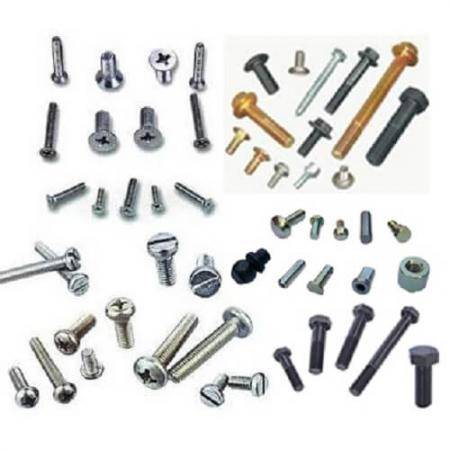
#> input picture Resources/fasteners.jpg, 450 x 450 px
$ python EdgeDetection-B-W.py
#> lines starting #> are read from the running program, lines starting #| are printed output that depends on the picture; after the words box and inside, x2 and y2 are one past the last pixel; in counts of white or black regions, pixels touching at a corner belong together
import cv2 as cv
import cv2
import numpy as np
#camera = cv.VideoCapture(0)
frameWidth = 480
frameHeight = 300

originalImage = cv.imread("Resources/fasteners.jpg")
#> originalImage is the input picture: shape (450, 450, 3); mean B, G, R 224.2, 225.2, 225.1
originalImage = cv2.resize(originalImage, (frameWidth, frameHeight))
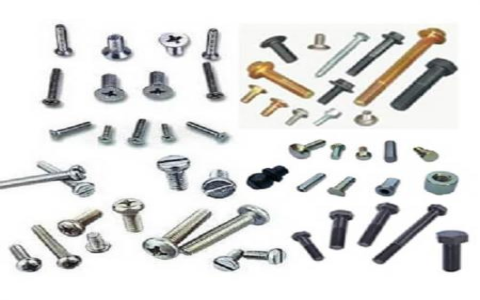
#> originalImage: shape (300, 480, 3); mean B, G, R 224.1, 225.1, 225.1
grayImage = cv.cvtColor(originalImage, cv.COLOR_BGR2GRAY)
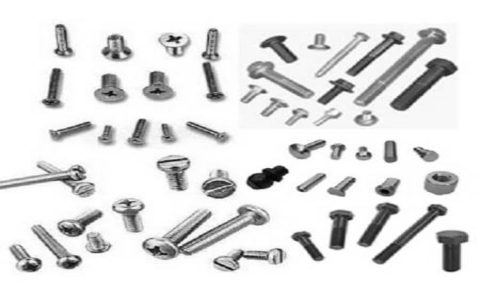
#> grayImage: shape (300, 480); min 2, max 255, mean 225

(thresh, blackAndWhiteImage) = cv.threshold(grayImage, 180, 255, cv.THRESH_BINARY)
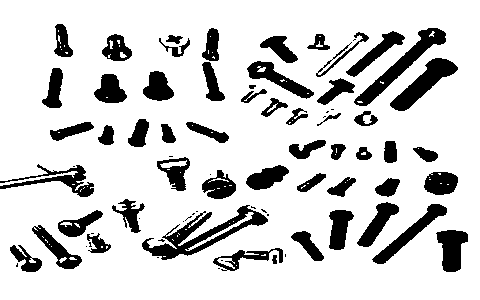
#> blackAndWhiteImage: shape (300, 480); 82.3% white; 78 black regions (24 under 20 px), largest, box (x1, y1, x2, y2) and area: (142, 205, 268, 260) 1948, (354, 28, 446, 106) 1463, (390, 58, 458, 111) 1281

cv.imshow('Black white image', blackAndWhiteImage)
cv.imshow('Original image', originalImage)
cv.imshow('Gray image', grayImage)
edges = cv.Canny(blackAndWhiteImage, 150, 150)
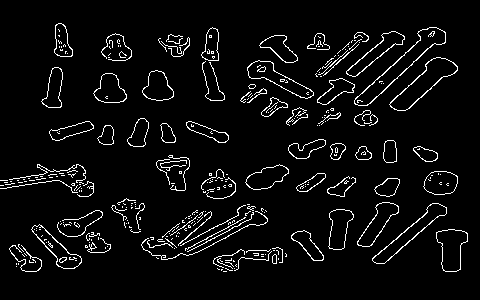
#> edges: shape (300, 480); 5.1% white in thin lines or dots, all inside (x1, y1, x2, y2) = (0, 23, 468, 272)
cv.imshow('Canny', edges)

cv.waitKey(0)
cv.destroyAllWindows()
